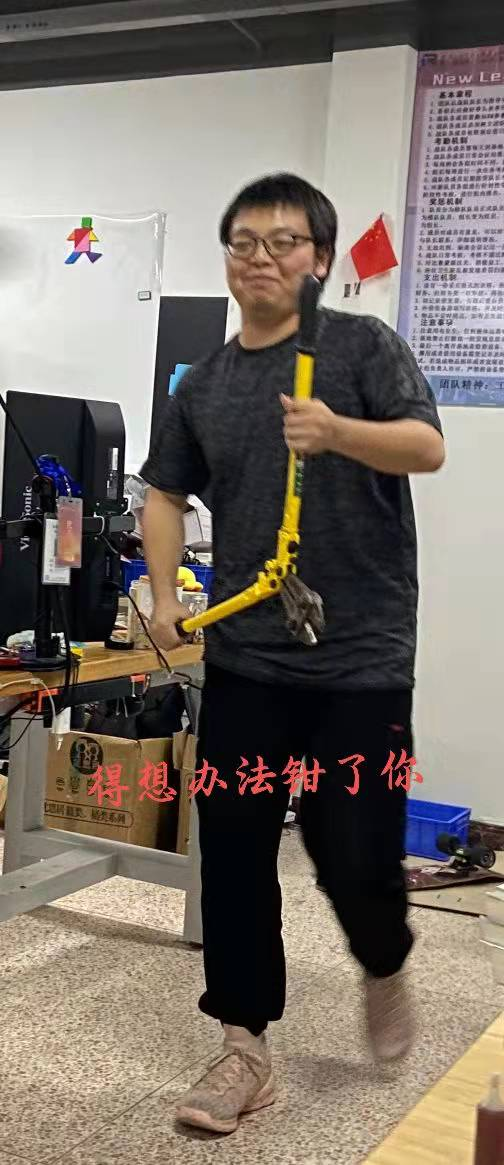
//> input picture contours/1.jpg, 504 x 1165 px
$ ./contours   (built with g++ and OpenCV 4)
//> lines starting //> are read from the running program, lines starting //| are printed output that depends on the picture; after the words box and inside, x2 and y2 are one past the last pixel; in counts of white or black regions, pixels touching at a corner belong together
#include <iostream>
#include <math.h>
#include <opencv2/core.hpp>
#include <opencv2/highgui.hpp>
#include <opencv2/imgproc.hpp>
#include <opencv2/opencv.hpp>
#include <opencv2/imgproc/types_c.h>
#include <opencv2/imgproc/imgproc_c.h>

using namespace cv;
using namespace std;

Mat src; Mat src_gray;
int thresh = 100;
int max_thresh = 255;
RNG rng(12345);

void thresh_callback(int, void* )
{
  Mat canny_output;
  vector<vector<Point> > contours;
  vector<Vec4i> hierarchy;

  /// 用Canny算子检测边缘
  Canny( src_gray, canny_output, thresh, thresh*2, 3 );
  /// 寻找轮廓
  findContours( canny_output, contours, hierarchy, CV_RETR_TREE, CV_CHAIN_APPROX_SIMPLE, Point(0, 0) );

  /// 绘出轮廓
  Mat drawing = Mat::zeros( canny_output.size(), CV_8UC3 );
  for( int i = 0; i< contours.size(); i++ )
     {
       Scalar color = Scalar( rng.uniform(0, 255), rng.uniform(0,255), rng.uniform(0,255) );
       drawContours( drawing, contours, i, color, 2, 8, hierarchy, 0, Point() );
     }

  imshow( "Contours", drawing );
}

int main(){
src = imread("1.jpg");
//> src is the input picture: 1165 rows x 504 cols, CV_8UC3; mean B, G, R 104.6, 113.4, 123
cvtColor( src, src_gray, CV_BGR2GRAY );
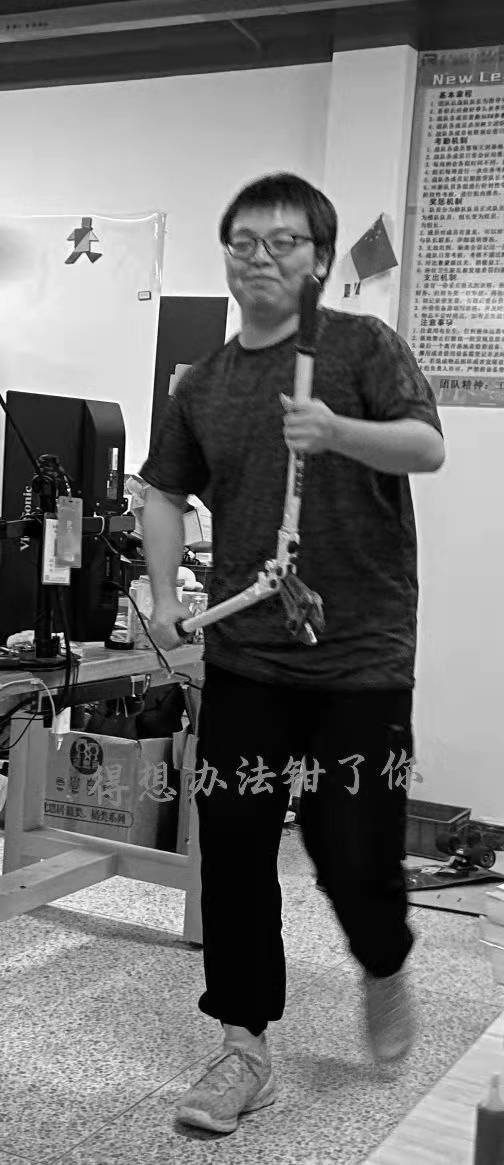
//> src_gray: 1165 rows x 504 cols, CV_8UC1; min 0, max 255, mean 115.2
blur( src_gray, src_gray, Size(3,3) );
thresh_callback( 0, 0 );
//> in thresh_callback, `Canny( src_gray, canny_output, thresh, thresh*2, 3 );`:
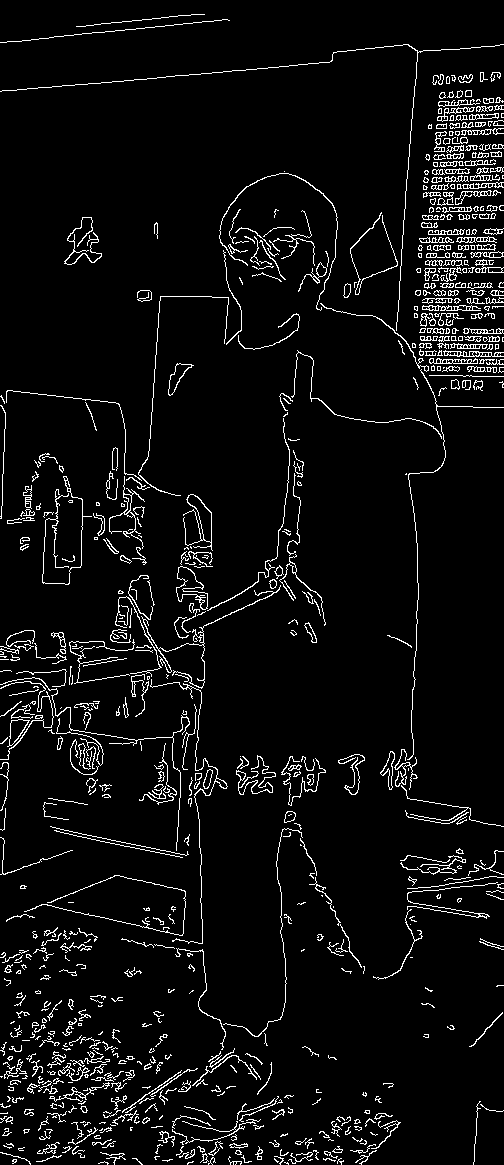
//> canny_output: 1165 rows x 504 cols, CV_8UC1; 5.4% white in thin lines or dots
//> in thresh_callback, `findContours( canny_output, contours, hierarchy, CV_RETR_TREE, CV_CHAI..`: contours = 1162 contours, 903 with area under 20; largest, box (x1, y1, x2, y2) and area: (176, 566, 208, 610) 580, (176, 566, 208, 610) 538, (183, 494, 213, 551) 517, (187, 494, 212, 543) 484, (168, 363, 194, 396) 294
//> after the loop in thresh_callback, `for( int i = 0; i< contours.size(); i++ )`:
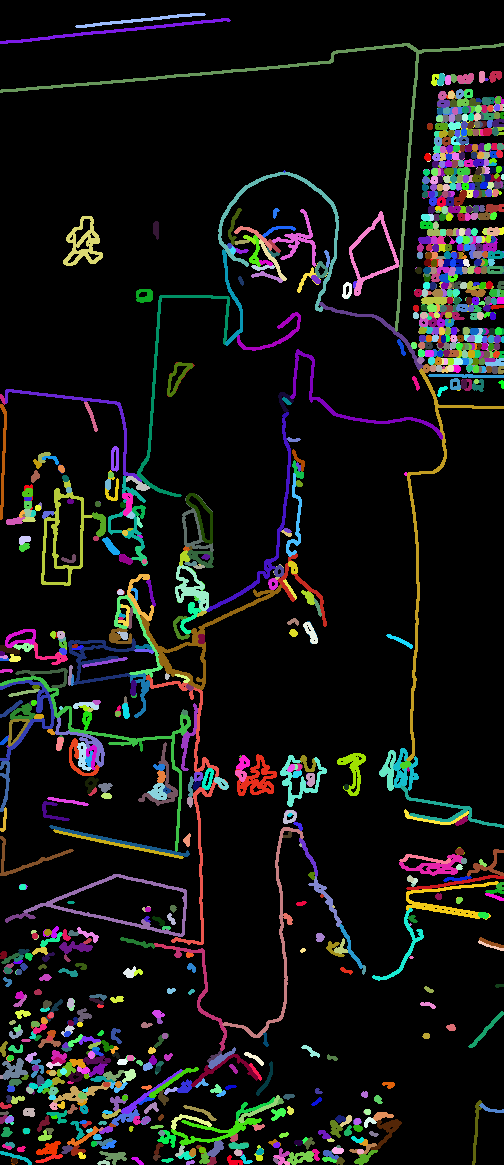
//> drawing: 1165 rows x 504 cols, CV_8UC3; mean B, G, R 19.9, 20.7, 20.6

waitKey(0);

}
